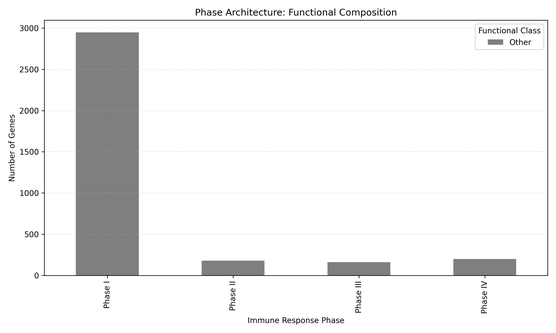
#> input picture visuals/symposium_final/phase_architecture.png, 556 x 333 px, shrunk from 3000 x 1800 before the run, found by its file name
$ python conceptual_comparison.py
#> lines starting #> are read from the running program, lines starting #| are printed output that depends on the picture
import matplotlib.pyplot as plt
import matplotlib.image as mpimg
import os

def create_conceptual_comparison(output_dir):
#> called with output_dir = 'visuals/symposium_final'
    print("Generating Conceptual Comparison Figure...")

    img_a_path = os.path.join(output_dir, "phase_architecture.png")
    img_b_path = os.path.join(output_dir, "GSE157859_phase_timeline.png")

    if not os.path.exists(img_a_path) or not os.path.exists(img_b_path):
        print("Source images missing.")
        return

    img_a = mpimg.imread(img_a_path)
#> img_a is the input picture: shape (333, 556, 4) float32; mean R, G, B, A 0.937, 0.937, 0.937, 1
    img_b = mpimg.imread(img_b_path)
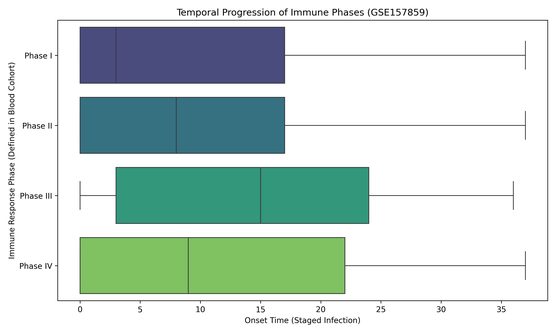
#> input picture visuals/symposium_final/GSE157859_phase_timeline.png, 556 x 333 px, shrunk from 3000 x 1800 before the run, found by its file name
#> img_b is the input picture: shape (333, 556, 4) float32; mean R, G, B, A 0.784, 0.848, 0.827, 1

    fig, axes = plt.subplots(1, 3, figsize=(18, 6), gridspec_kw={'width_ratios': [1, 1, 0.5]})

    # Panel A
    axes[0].imshow(img_a)
    axes[0].axis('off')
    axes[0].set_title("A. Phase Architecture (GSE215865)")

    # Panel B
    axes[1].imshow(img_b)
    axes[1].axis('off')
    axes[1].set_title("B. Temporal Phase Progression (GSE157859)")

    # Panel C
    axes[2].text(0.1, 0.8, "Shared Early Regulators", fontsize=14, fontweight='bold')
    axes[2].text(0.1, 0.7, "- HEXIM1", fontsize=12)
    axes[2].text(0.1, 0.6, "- RABL3", fontsize=12)
    axes[2].text(0.1, 0.5, "- HMOX1", fontsize=12)
    axes[2].text(0.1, 0.4, "- IFI35", fontsize=12)
    axes[2].text(0.1, 0.2, "Note: Comparisons are\nconceptual, not temporal.", fontsize=10, style='italic', color='red')
    axes[2].axis('off')

    plt.tight_layout()
    output_path = os.path.join(output_dir, "conceptual_comparison.png")
    plt.savefig(output_path, dpi=300)
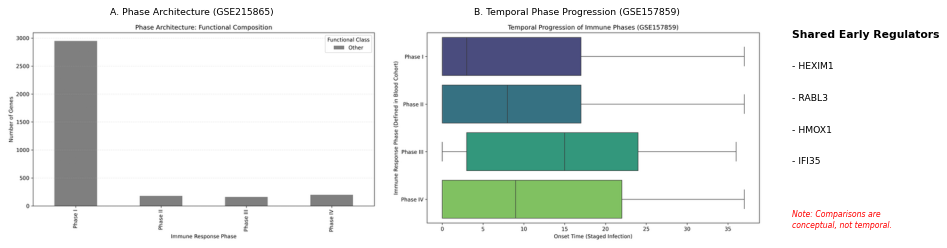
#> figure drawn by matplotlib, 2 panels
    plt.close()
    print(f"Saved comparison to {output_path}")

if __name__ == "__main__":
    create_conceptual_comparison("visuals/symposium_final")
